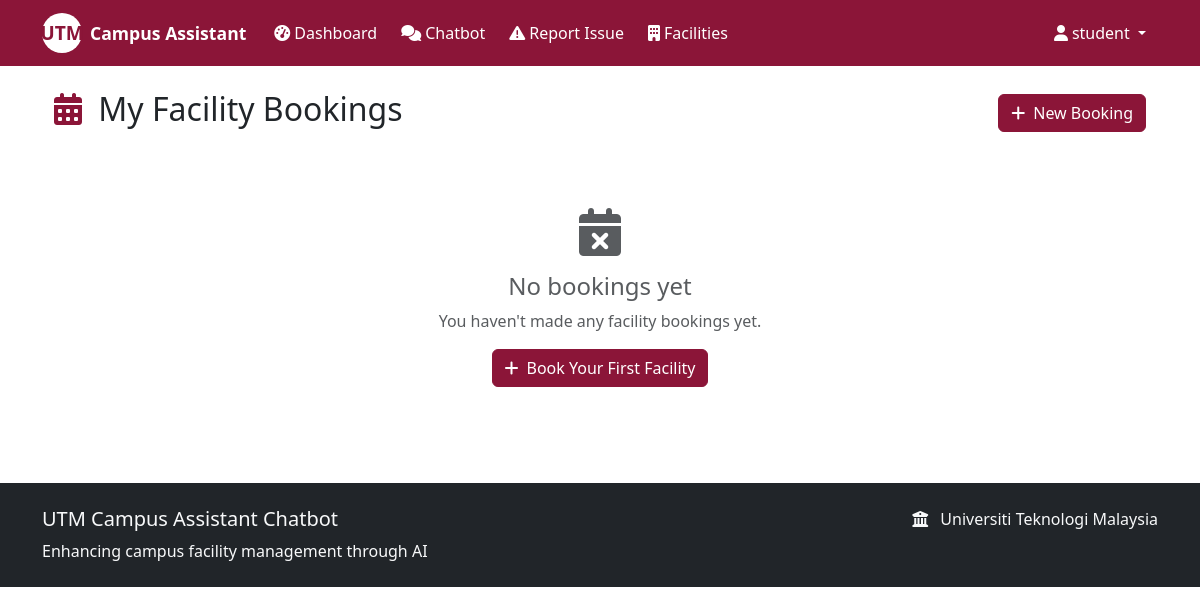
Page /my_bookings (signed in) on the earlier database version.
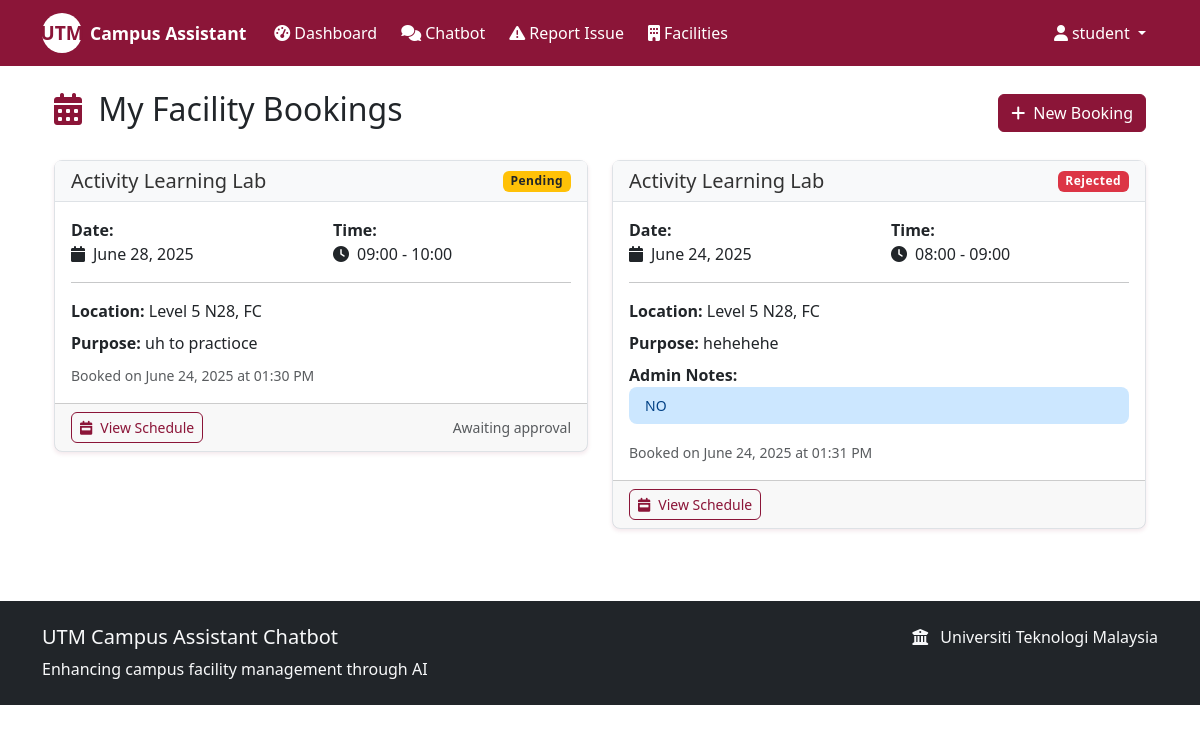
Same page on the later database version.
### models.py (models this page shows, shortened)
class User(UserMixin, db.Model):
    __tablename__ = 'users'
    id = db.Column(db.Integer, primary_key=True)
    username = db.Column(db.String(80), unique=True, nullable=False)
    email = db.Column(db.String(120), unique=True, nullable=False)
    password_hash = db.Column(db.String(256), nullable=False)
    role = db.Column(Enum(UserRole), nullable=False, default=UserRole.STUDENT)
    full_name = db.Column(db.String(100), nullable=False)
    student_id = db.Column(db.String(20), unique=True, nullable=True)
    created_at = db.Column(db.DateTime, default=datetime.utcnow)

class FacilityBooking(db.Model):
    __tablename__ = 'facility_bookings'
    id = db.Column(db.Integer, primary_key=True)
    facility_id = db.Column(db.Integer, db.ForeignKey('facilities.id'), nullable=False)
    user_id = db.Column(db.Integer, db.ForeignKey('users.id'), nullable=False)
    booking_date = db.Column(db.Date, nullable=False)
    start_hour = db.Column(db.Integer, nullable=False)  # 0-23 for hour slots
    end_hour = db.Column(db.Integer, nullable=False)    # 0-23 for hour slots
    purpose = db.Column(db.String(200))
    status = db.Column(Enum(BookingStatus), default=BookingStatus.PENDING)
    admin_notes = db.Column(db.Text)
    created_at = db.Column(db.DateTime, default=datetime.utcnow)
    updated_at = db.Column(db.DateTime, default=datetime.utcnow, onupdate=datetime.utcnow)
    facility = db.relationship('Facility', backref='bookings')
    user = db.relationship('User', backref='facility_bookings')
    @property
    def time_slot_display(self):
        return f"{self.start_hour:02d}:00 - {self.end_hour:02d}:00"

class Facility(db.Model):
    __tablename__ = 'facilities'
    id = db.Column(db.Integer, primary_key=True)
    name = db.Column(db.String(100), nullable=False)
    category = db.Column(db.String(50), nullable=False)
    location = db.Column(db.String(200), nullable=False)
    description = db.Column(db.Text)
    is_bookable = db.Column(db.Boolean, default=False)
    is_active = db.Column(db.Boolean, default=True)
    capacity = db.Column(db.Integer)
    operating_hours = db.Column(db.String(100))
    contact_info = db.Column(db.String(200))
    created_at = db.Column(db.DateTime, default=datetime.utcnow)
    updated_at = db.Column(db.DateTime, default=datetime.utcnow, onupdate=datetime.utcnow)

### routes.py (the view)
@app.route('/my_bookings')
@login_required
def my_bookings():
    bookings = FacilityBooking.query.filter_by(user_id=current_user.id).order_by(
        FacilityBooking.booking_date.desc(),
        FacilityBooking.start_hour.desc()
    ).all()
    return render_template('my_bookings.html', bookings=bookings)

### app.py (called while the page is built)
@login_manager.user_loader
def load_user(user_id):
    from models import User
    return User.query.get(int(user_id))

### templates/my_bookings.html (shortened to what this page needs)
{% extends "base.html" %}
{% block content %}
<div class="container mt-4">
    <div class="d-flex justify-content-between align-items-center mb-4">
        <h2>
            <i class="fas fa-calendar-alt text-primary me-2"></i>
            My Facility Bookings
        </h2>
        <a href="{{ url_for('book_facility') }}" class="btn btn-primary">
            <i class="fas fa-plus me-2"></i>New Booking
        </a>
    </div>
    {% if bookings %}
    <div class="row">
        {% for booking in bookings %}
        <div class="col-md-6 mb-4">
            <div class="card">
                <div class="card-header d-flex justify-content-between align-items-center">
                    <h5 class="mb-0">{{ booking.facility.name }}</h5>
                    <span class="badge
                        {% if booking.status.value == 'pending' %}bg-warning text-dark
                        {% elif booking.status.value == 'approved' %}bg-success
                        {% elif booking.status.value == 'rejected' %}bg-danger
                        {% else %}bg-secondary{% endif %}">
                        {{ booking.status.value.title() }}
                    </span>
                </div>
                <div class="card-body">
                    <div class="row">
                        <div class="col-sm-6">
                            <strong>Date:</strong><br>
                            <i class="fas fa-calendar me-2"></i>{{ booking.booking_date.strftime('%B %d, %Y') }}
                        </div>
                        <div class="col-sm-6">
                            <strong>Time:</strong><br>
                            <i class="fas fa-clock me-2"></i>{{ booking.time_slot_display }}
                        </div>
                    </div>
                    <hr>
                    <div class="mb-2">
                        <strong>Location:</strong> {{ booking.facility.location }}
                    </div>
                    <div class="mb-2">
                        <strong>Purpose:</strong> {{ booking.purpose }}
                    </div>
                    {% if booking.admin_notes %}
                    <div class="mb-2">
                        <strong>Admin Notes:</strong>
                        <div class="alert alert-info small py-2">{{ booking.admin_notes }}</div>
                    </div>
                    {% endif %}
                    <small class="text-muted">
                        Booked on {{ booking.created_at.strftime('%B %d, %Y at %I:%M %p') }}
                    </small>
                </div>
                <div class="card-footer">
                    <div class="d-flex justify-content-between">
                        <a href="{{ url_for('facility_schedule', facility_id=booking.facility.id) }}"
                           class="btn btn-sm btn-outline-primary">
                            <i class="fas fa-calendar-week me-2"></i>View Schedule
                        </a>
                        {% if booking.status.value == 'pending' %}
                        <small class="text-muted align-self-center">Awaiting approval</small>
                        {% endif %}
                    </div>
                </div>
            </div>
        </div>
        {% endfor %}
    </div>
    {% else %}
    <div class="text-center py-5">
        <i class="fas fa-calendar-times fa-3x text-muted mb-3"></i>
        <h4 class="text-muted">No bookings yet</h4>
        <p class="text-muted">You haven't made any facility bookings yet.</p>
        <a href="{{ url_for('book_facility') }}" class="btn btn-primary">
            <i class="fas fa-plus me-2"></i>Book Your First Facility
        </a>
    </div>
    {% endif %}
</div>
{% endblock %}

### templates/base.html (shortened to what this page needs)
<!DOCTYPE html>
<html lang="en">
<head>
    <link href="https://cdn.jsdelivr.net/npm/bootstrap@5.3.0/dist/css/bootstrap.min.css" rel="stylesheet">
    <link href="{{ url_for('static', filename='css/style.css') }}" rel="stylesheet">
    <link rel="stylesheet" href="https://cdnjs.cloudflare.com/ajax/libs/font-awesome/6.4.0/css/all.min.css">
</head>
<body>
    <nav class="navbar navbar-expand-lg navbar-dark">
        <div class="container">
            <a class="navbar-brand" href="{{ url_for('index') }}">
                <div class="utm-logo">UTM</div>
                Campus Assistant
            </a>
            <div class="collapse navbar-collapse" id="navbarNav">
                <ul class="navbar-nav me-auto">
                    {% if current_user.is_authenticated %}
                        {% if current_user.role.value == 'student' %}
                            <li class="nav-item">
                                <a class="nav-link" href="{{ url_for('student_dashboard') }}">
                                    <i class="fas fa-tachometer-alt me-1"></i>Dashboard
                                </a>
                            </li>
                            <li class="nav-item">
                                <a class="nav-link" href="{{ url_for('chatbot') }}">
                                    <i class="fas fa-comments me-1"></i>Chatbot
                                </a>
                            </li>
                            <li class="nav-item">
                                <a class="nav-link" href="{{ url_for('report_issue') }}">
                                    <i class="fas fa-exclamation-triangle me-1"></i>Report Issue
                                </a>
                            </li>
                            <li class="nav-item">
                                <a class="nav-link" href="{{ url_for('facility_info') }}">
                                    <i class="fas fa-building me-1"></i>Facilities
                                </a>
                            </li>
                        {% endif %}
                    {% endif %}
                </ul>
                <ul class="navbar-nav">
                    {% if current_user.is_authenticated %}
                        <li class="nav-item dropdown">
                            <a class="nav-link dropdown-toggle" href="#" id="navbarDropdown" role="button" data-bs-toggle="dropdown">
                                <i class="fas fa-user me-1"></i>{{ current_user.full_name }}
                            </a>
                        </li>
                    {% endif %}
                </ul>
            </div>
        </div>
    </nav>
    <main class="container my-4">
        {% block content %}{% endblock %}
    </main>
    <footer class="bg-dark text-light py-4 mt-5">
        <div class="container">
            <div class="row">
                <div class="col-md-6">
                    <h5>UTM Campus Assistant Chatbot</h5>
                    <p class="mb-0">Enhancing campus facility management through AI</p>
                </div>
                <div class="col-md-6 text-md-end">
                    <p class="mb-0">
                        <i class="fas fa-university me-2"></i>
                        Universiti Teknologi Malaysia
                    </p>
                </div>
            </div>
        </div>
    </footer>
</body>
</html>

### static/css/style.css (style rules this page uses)
:root { --utm-maroon: #8B1538; --utm-maroon-dark: #6B1028; --utm-maroon-light: #AB1548; --utm-gold: #FFD700; --utm-gold-dark: #E5C100; --utm-gray: #f8f9fa; --utm-text: #333333; --utm-text-light: #666666; --utm-white: #ffffff; --utm-border: #dee2e6; }
.btn-primary { background-color: var(--utm-maroon); border-color: var(--utm-maroon); }
.btn-outline-primary { color: var(--utm-maroon); border-color: var(--utm-maroon); }
.text-primary { color: var(--utm-maroon) !important; }
.navbar-dark { background-color: var(--utm-maroon) !important; }
.navbar-brand { color: var(--utm-white) !important; font-weight: 700; font-size: 1.3rem; display: flex; align-items: center; gap: 0.5rem; }
.navbar-nav .nav-link { color: var(--utm-white) !important; font-weight: 500; transition: color 0.2s ease; margin: 0 0.25rem; }
.utm-logo { width: 40px; height: 40px; background: var(--utm-white); border-radius: 50%; display: flex; align-items: center; justify-content: center; font-weight: bold; color: var(--utm-maroon); font-size: 1.2rem; }
.card { border: 1px solid var(--utm-border); border-radius: 0.5rem; box-shadow: 0 0.125rem 0.25rem rgba(139, 21, 56, 0.1); transition: transform 0.2s ease-in-out, box-shadow 0.2s ease-in-out; }
.card-header { background-color: var(--utm-gray); border-bottom: 1px solid var(--utm-border); font-weight: 600; color: var(--utm-text); }
.alert-info { background-color: #cce7ff; border-color: #b3d9ff; color: #004085; }
.card { transition: transform 0.2s ease-in-out, box-shadow 0.2s ease-in-out; }
.badge { font-size: 0.75em; letter-spacing: 0.5px; }
.btn { border-radius: 0.375rem; font-weight: 500; transition: all 0.2s ease; }
.alert { border: none; border-radius: 0.5rem; }
.navbar-brand { font-weight: 600; font-size: 1.1rem; }
.navbar-nav .nav-link { font-weight: 500; transition: color 0.2s ease; }
footer { margin-top: auto; }

Differences in the rows shown:
added FacilityBooking: facility.name "Activity Learning Lab", status.value "Pending", booking_date "June 28, 2025", time_slot_display "09:00 - 10:00", facility.location "Level 5 N28, FC", purpose "uh to practioce", created_at "June 24, 2025 at 01:30 PM", shows "Awaiting approval"
added FacilityBooking: facility.name "Activity Learning Lab", status.value "Rejected", booking_date "June 24, 2025", time_slot_display "08:00 - 09:00", facility.location "Level 5 N28, FC", purpose "hehehehe", admin_notes "NO", created_at "June 24, 2025 at 01:31 PM"
Other differences:
text no longer shown: "No bookings yet You haven't made any facility bookings yet. Book Your First Facility"
